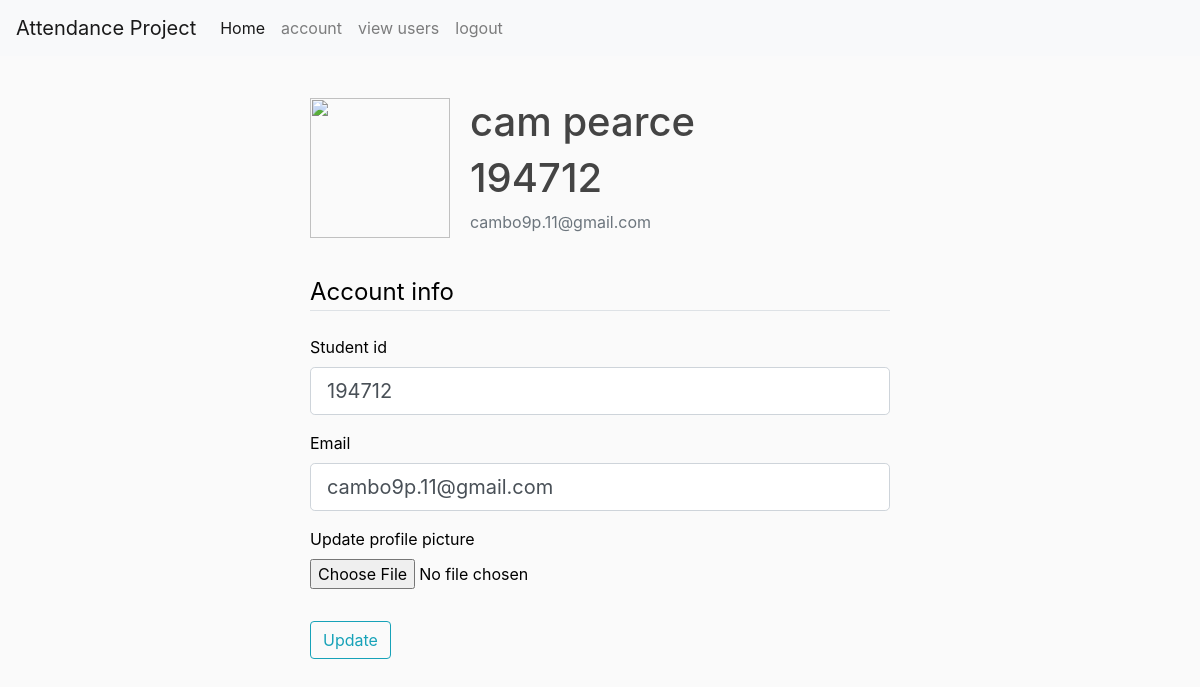
Page /account (signed in) on the committed database.
### attendance/models.py (models this page shows, shortened)
class User(UserMixin ,db.Model):
    id = db.Column(db.Integer, primary_key=True)
    fname = db.Column(db.String(20), nullable=True)
    lname = db.Column(db.String(20), nullable=True)
    student_id = db.Column(db.String(20), unique=True, nullable=False)
    email = db.Column(db.String(120), unique=True, nullable=False)
    image_file = db.Column(db.String(20), nullable=False, default='default.jpg')
    password = db.Column(db.String(60), nullable=False)

### attendance/routes.py (the view)
@app.route('/account', methods=["GET", "post"])
@login_required # reqquires user to be logged in to access
def account():
    form = UpdateAccouintForm()
    if form.validate_on_submit() and request.method == "POST":
        if form.picture.data:
            picture_file = save_picture(form.picture.data)
            current_user.image_file =  picture_file
        current_user.student_id = form.student_id.data
        current_user.email = form.email.data # add new email address
        db.session.commit() # commit changed to database
        flash('your account has been updated', 'success')
        return redirect(url_for('account'))
    else:
        form.student_id.data = current_user.student_id
        form.email.data = current_user.email
    image_file = url_for('static', filename='profile_pics/' + current_user.image_file)
    return render_template("account.html", title=account, image_file=image_file, form=form)

### attendance/forms.py (shortened to what this page needs)
class UpdateAccouintForm(FlaskForm):
    student_id = StringField("Student id",validators=[DataRequired(), Length(min=2, max=20)])
    email = StringField("Email",[validators.DataRequired(), validators.Email()])
    picture = FileField('Update profile picture', validators=[FileAllowed(['jpg','png'])])
    submit = SubmitField('Update')

### attendance/models.py (called while the page is built)
@login_manager.user_loader
def load_user(user_id):
    return User.query.get(int(user_id))

### attendance/templates/account.html (shortened to what this page needs)
{%extends "layout.html"%}
{% block content %}
<body>
    <div class="container">
        <div class="media">
            <img class="round-circle account-img" src="{{ image_file }}">
            <div class="media-body">
                <h2 class="account-heading">{{ current_user.fname }} {{ current_user.lname }}</h2>
                <h3 class="account-heading">{{ current_user.student_id }}</h3>
                <p class="text-secondary">{{ current_user.email }}</p>
            </div>
        </div>
    </div>
    <div class="container">
        <form method="POST" action="" enctype="multipart/form-data">
            <fieldset class="form-group">
                <legend class="border-bottom mb-4">Account info </legend>
                <div class="form-group">
                    {{ form.student_id.label(class="form-control-label") }}
                {% if form.student_id.errors %}
                    {{ form.student_id(class="form-control form-control-lg is invalid") }}
                    <div class="invalid-feedback">
                        {% for error in form.student_id.errors %}
                            <span>{{ error }}</span>
                        {% endfor %}
                    </div>
                    {% else %}
                        {{ form.student_id(class="form-control form-control-lg") }}
                    {% endif %}
                </div>
                <div class="form-group">
                    {{ form.email.label(class="form-control-label") }}
                    {% if form.email.errors %}
                        {{ form.email(class="form-control form-control-lg is invalid") }}
                        <div class="invalid-feedback">
                            {% for error in form.email.errors %}
                                <span>{{ error }}</span>
                            {% endfor %}
                        </div>
                    {% else %}
                        {{ form.email(class="form-control form-control-lg") }}
                    {% endif %}
                </div>
                <div class="form-group">
                    {{ form.picture.label() }}
                    {{ form.picture(class="form-control-file") }}
                </div>
            </fieldset>
            <div class="form-group">
                {{ form.submit(class="btn btn-outline-info") }}
            </div>
        </form>
    </div>
</body>
{% endblock %}

### attendance/static/css/style.css (style rules this page uses)
body { background: #fafafa; color: #333333; }
h1, h2, h3, h4, h5, h6 { color: #444444; }
form { color:black; }
.container { width: 50%; margin: auto; padding: 10px; }
.account-img { height: 140px; width: 140px; margin-right: 20px; margin-bottom: 16px; }
.account-heading { font-size: 2.5rem; }
.media { margin-top: 2rem; }

### rows in the picture
User: fname "cam", lname "pearce", student_id "194712", email "cambo9p.11@gmail.com"
